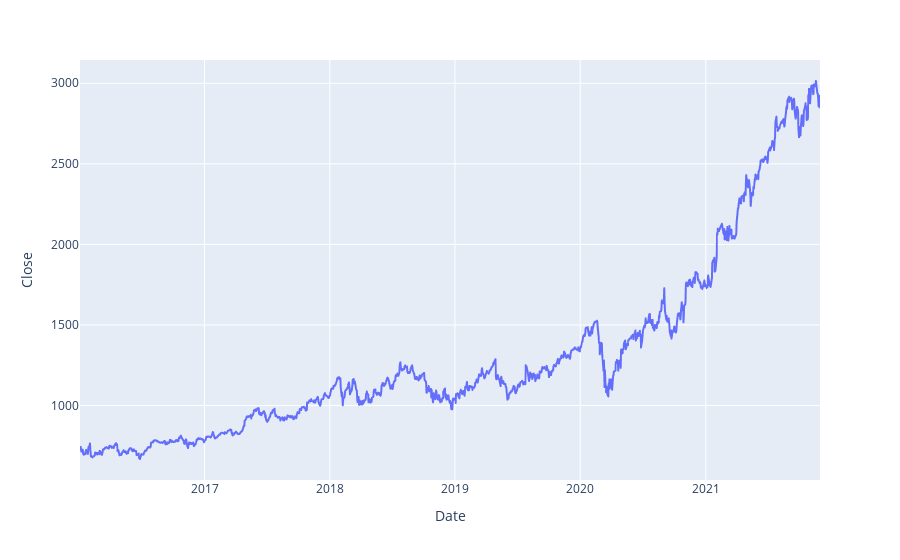

Source (notebook cell):
### Markdown cell above
**X_Train_Google**

### Code cell
pd.options.plotting.backend = "plotly"
df.plot(x='Date', y='Close')

### Figure 1 — Plotly figure (JSON) as saved in the notebook; plotly's stock layout.template omitted (floating-point values rounded to 4 significant figures; data arrays with more than 128 entries replaced by an {"elided": "..."} marker saying what was removed)
{"data": [{"hovertemplate": "Date=%{x}<br>Close=%{y}<extra></extra>", "legendgroup": "", "line": {"color": "#636efa", "dash": "solid"}, "marker": {"symbol": "circle"}, "mode": "lines", "name": "", "showlegend": false, "type": "scattergl", "x": {"elided": "1489 str values"}, "xaxis": "x", "y": {"elided": "1489 float values"}, "yaxis": "y"}], "layout": {"legend": {"tracegroupgap": 0}, "margin": {"t": 60}, "xaxis": {"anchor": "y", "domain": [0, 1], "title": {"text": "Date"}}, "yaxis": {"anchor": "x", "domain": [0, 1], "title": {"text": "Close"}}}}
